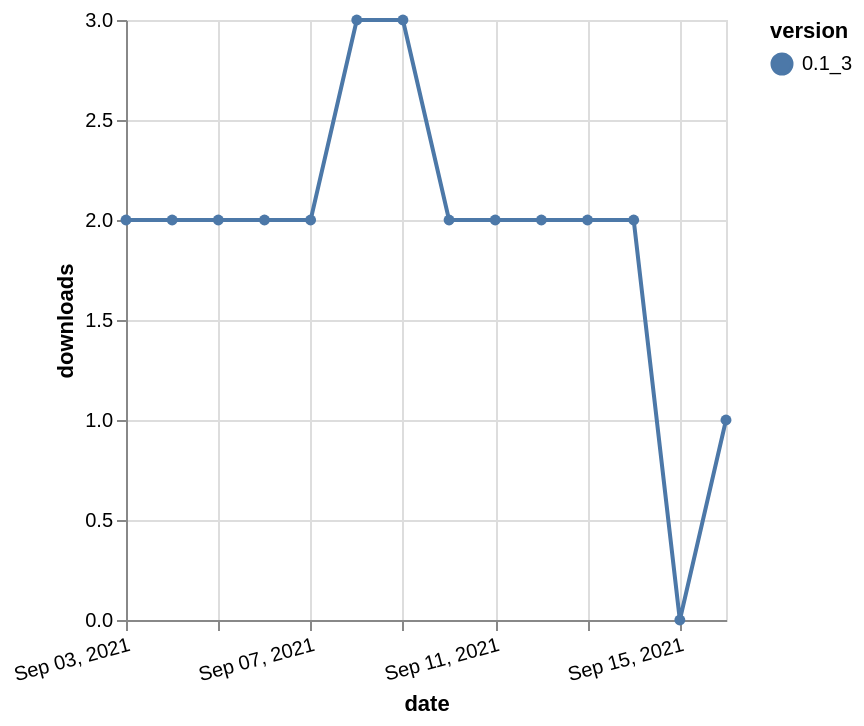

Describe this chart as a Vega-Lite specification.
### Vega-Lite specification from a JSON file in a GitHub repository (floating-point values rounded to 4 significant figures)
{"$schema": "https://vega.github.io/schema/vega-lite/v5.json", "description": "A simple bar chart with embedded data.", "data": {"values": [{"date": "2021-09-03", "total": 3391, "delta": 2, "version": "0.1_3"}, {"date": "2021-09-04", "total": 3393, "delta": 2, "version": "0.1_3"}, {"date": "2021-09-05", "total": 3395, "delta": 2, "version": "0.1_3"}, {"date": "2021-09-06", "total": 3397, "delta": 2, "version": "0.1_3"}, {"date": "2021-09-07", "total": 3399, "delta": 2, "version": "0.1_3"}, {"date": "2021-09-08", "total": 3402, "delta": 3, "version": "0.1_3"}, {"date": "2021-09-09", "total": 3405, "delta": 3, "version": "0.1_3"}, {"date": "2021-09-10", "total": 3407, "delta": 2, "version": "0.1_3"}, {"date": "2021-09-11", "total": 3409, "delta": 2, "version": "0.1_3"}, {"date": "2021-09-12", "total": 3411, "delta": 2, "version": "0.1_3"}, {"date": "2021-09-13", "total": 3413, "delta": 2, "version": "0.1_3"}, {"date": "2021-09-14", "total": 3415, "delta": 2, "version": "0.1_3"}, {"date": "2021-09-15", "total": 3415, "delta": 0, "version": "0.1_3"}, {"date": "2021-09-16", "total": 3416, "delta": 1, "version": "0.1_3"}]}, "width": "container", "mark": {"type": "line", "point": {"filled": true}}, "encoding": {"x": {"field": "date", "type": "temporal", "timeUnit": "yearmonthdate", "title": "date", "axis": {"labelAngle": -15}}, "y": {"field": "delta", "type": "quantitative", "title": "downloads"}, "color": {"field": "version", "type": "nominal"}, "tooltip": {"field": "delta"}}}
